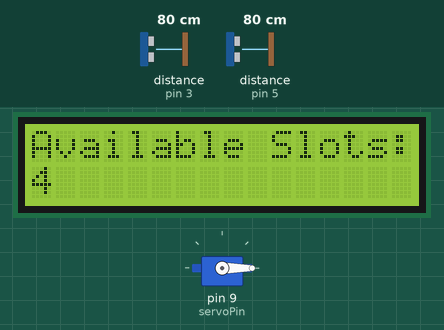
A sketch run on a simulated Arduino Uno, built with avr-gcc and run on an emulated ATmega328P. Parts: 16×2 character LCD, servo. Wiring (inferred from the names in the program): 2 × ultrasonic range finder: trigger pin 2, echo pin 3 / trigger pin 4, echo pin 5. The test bench sets the inputs (shaded band); at power-on: distance to the obstacle (sensors on pin 3, pin 5) 80 cm. The echo pulse lasts 58.3 µs per cm.

Above: at 2.8 s.
2.9 s: distance to the obstacle (sensor on pin 3) set to 7 cm
At 7.0 s:
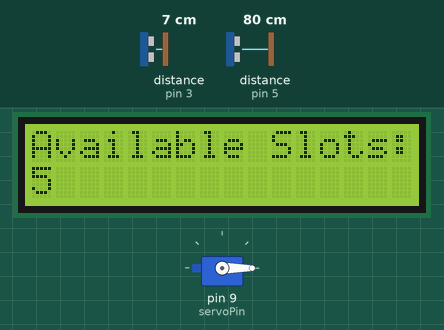
7.7 s: distance to the obstacle (sensor on pin 3) set to 4 cm
At 9.3 s:
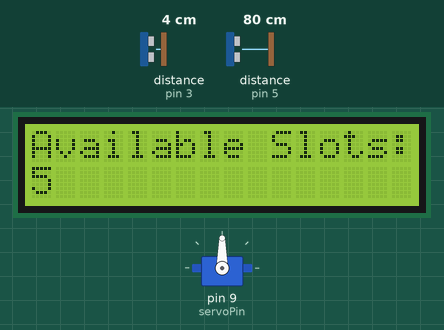
10.4 s: distance to the obstacle (sensor on pin 5) set to 2 cm
At 10.8 s:
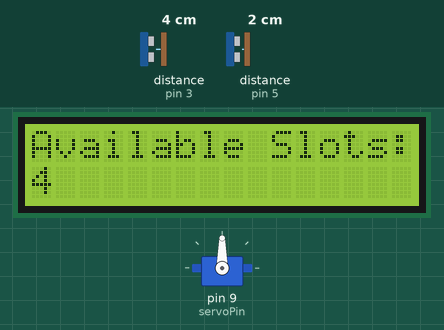
Timing chart, 0 to 13.4 s (numbered marks = the images above; inputs shaded):
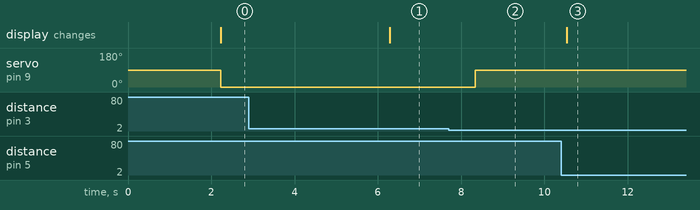

The sketch:

sketch_BEE_Car_Parking.ino
```cpp
//Final BEE Car Parking Arduino Code

#include <LiquidCrystal_I2C.h>
#include <Servo.h>

// Define ultrasonic sensor pins
const int Trig1 = 2;
const int Echo1 = 3;
const int Trig2 = 4;
const int Echo2 = 5;

// Define servo motor pin
const int servoPin = 9;
Servo myServo;

// Define LCD settings
LiquidCrystal_I2C lcd(0x27, 16, 2); // Change 0x27 to your LCD address if different

// Parking slot variables
int availableSlots = 4;
bool lastCarEnteringState = false;
bool lastCarExitingState = false;

unsigned long lastUpdate = 0; // Store the last update time
const long updateInterval = 200; // Interval at which to refresh the sensor readings

void setup() {
  Serial.begin(9600);
  pinMode(Trig1, OUTPUT);
  pinMode(Echo1, INPUT);
  pinMode(Trig2, OUTPUT);
  pinMode(Echo2, INPUT);

  lcd.init();
  lcd.backlight();

  myServo.attach(servoPin);
}

void loop() {
  unsigned long currentMillis = millis();

  if (currentMillis - lastUpdate >= updateInterval) {
    lastUpdate = currentMillis; // Update the last update time

    // Check distances for controlling servo
    int distance1 = getDistance(Echo1, Trig1);
    int distance2 = getDistance(Echo2, Trig2);

    // Control servo based on car presence
    if (distance1 < 5 || distance2 < 5) {
      myServo.write(90); // Open the gate (servo to 90 degrees)
    }

    else {
    delay(2000);

      myServo.write(0); // Close the gate (servo to 0 degrees)
    }

    // Update available slots based on car detection
    bool entering = (distance2 < 10);
    bool exiting = (distance1 < 10);

    if (entering && !lastCarEnteringState && availableSlots > -1) {
      availableSlots--; // Decrease available slots when a car enters
    }
    if (exiting && !lastCarExitingState && availableSlots < 5) {
      availableSlots++; // Increase available slots when a car exits
    }

    // Store the current state for debouncing
    lastCarEnteringState = entering;
    lastCarExitingState = exiting;

    // Display parking status on LCD
    lcd.clear();
    lcd.setCursor(0, 0);
    if (availableSlots < 0) {
      lcd.print("FULL PARKING"); // Display full parking message
      myServo.write(0); // Close the gate if parking is full
    } else {
      lcd.print("Available Slots:");
      lcd.setCursor(0, 1);
      lcd.print(availableSlots); // Display number of available slots
    }
  }
}

// Function to get distance from ultrasonic sensor
int getDistance(int echoPin, int trigPin) {
  digitalWrite(trigPin, LOW);
  delayMicroseconds(2);
  digitalWrite(trigPin, HIGH);
  delayMicroseconds(10);
  digitalWrite(trigPin, LOW);

  long duration = pulseIn(echoPin, HIGH);
  int distance = duration * 0.034 / 2;

  return distance; // Return the calculated distance in centimeters
}
```

Measured:
- the behaviour switches between 6 and 5 cm on distance to the obstacle (sensor on pin 3) (found by bisection; images 1 and 2)
- after the input at 2.9 s, the display: changes after 3.4 s (image 1)
- after the input at 7.7 s, servo on pin 9 (servoPin): 0° → 90° after 0.64 s
- after the input at 10.4 s, the display: changes after 0.14 s (image 3)
